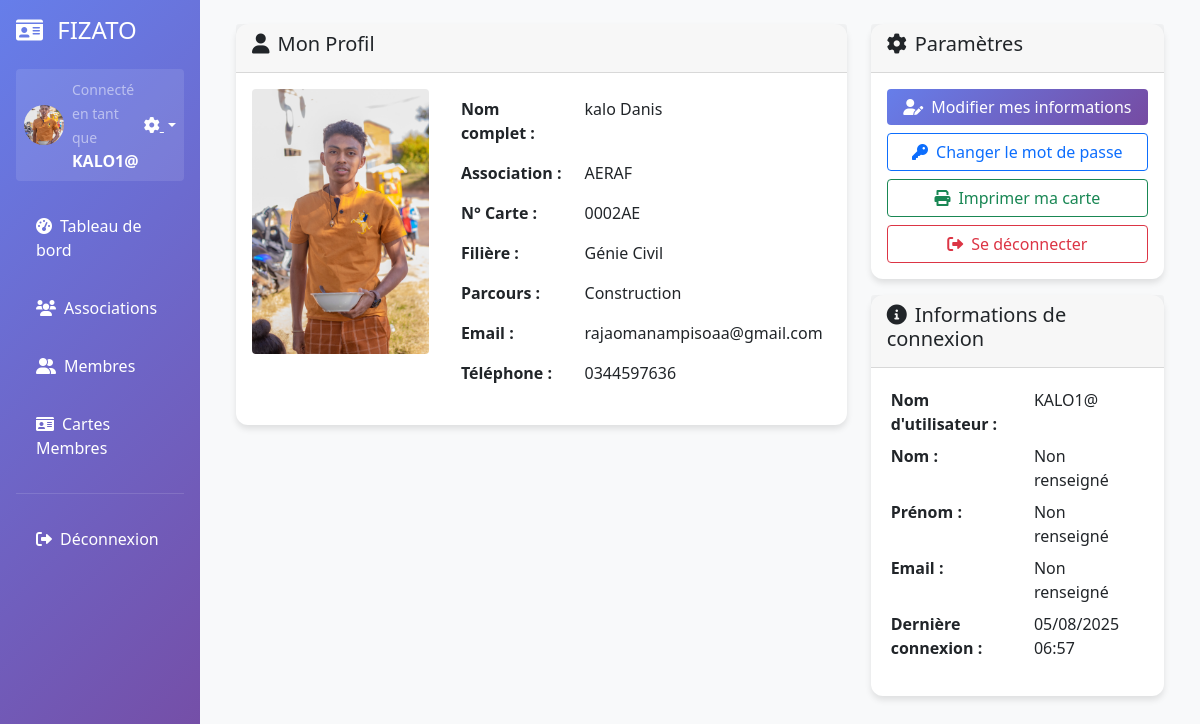
Page /profile/ (signed in) on the committed database.
### membres/models.py (models this page shows, shortened)
class Membre(models.Model):
    user = models.OneToOneField(User, on_delete=models.CASCADE, blank=True, null=True, verbose_name="Utilisateur", help_text="Compte utilisateur associé")
    association = models.ForeignKey(Association, on_delete=models.CASCADE, related_name='membres')
    nom = models.CharField(max_length=100, verbose_name="Nom du membre")
    prenom = models.CharField(max_length=100, verbose_name="Prénom du membre")
    numero_cin = models.CharField(
        max_length=20,
        verbose_name="N° CIN",
        unique=True,
        help_text="Numéro de Carte d'Identité Nationale"
    )
    filiere = models.CharField(max_length=100, verbose_name="Filière")
    parcours = models.CharField(max_length=100, verbose_name="Parcours")
    numero_carte = models.CharField(max_length=20, verbose_name="N°C", unique=True, blank=True)
    photo = models.ImageField(upload_to='photos/membres/', blank=True, null=True, verbose_name="Photo du membre")
    date_naissance = models.DateField(blank=True, null=True, verbose_name="Date de naissance")
    etablissement = models.CharField(max_length=150, blank=True, null=True, verbose_name="Établissement")
    adresse = models.CharField(max_length=255, blank=True, null=True, verbose_name="Adresse ou Cité universitaire")
    telephone = models.CharField(max_length=30, blank=True, null=True, verbose_name="Téléphone")
    email = models.EmailField(blank=True, null=True, verbose_name="Email")
    nom_facebook = models.CharField(max_length=100, blank=True, null=True, verbose_name="Nom Facebook")
    created_at = models.DateTimeField(auto_now_add=True)
    updated_at = models.DateTimeField(auto_now=True)
    class Meta:
        verbose_name = "Membre"
        verbose_name_plural = "Membres"
        ordering = ['-created_at']

class Association(models.Model):
    nom = models.CharField(max_length=200, verbose_name="Nom de l'Association")
    logo_association = models.ImageField(upload_to='logos/associations/', blank=True, null=True, verbose_name="Logo Association")
    logo_universite = models.ImageField(upload_to='logos/universites/', blank=True, null=True, verbose_name="Logo Université")
    logo_fizato = models.ImageField(upload_to='logos/fizato/', blank=True, null=True, verbose_name="Logo FI.ZA.TO")
    devise = models.CharField(max_length=500, verbose_name="Devise", blank=True, null=True)
    fondateurs = models.TextField(verbose_name="Fondateurs de l'association", default="",
                                 help_text="Séparez les noms par des virgules")
    description = models.TextField(verbose_name="Description", blank=True, null=True)
    date_creation = models.DateField(verbose_name="Date de création", default=timezone.now)
    created_at = models.DateTimeField(auto_now_add=True)
    class Meta:
        verbose_name = "Association"
        verbose_name_plural = "Associations"

### membres/views.py (the view)
# urls.py: path('profile/', views.profile_view, name='profile'),
@login_required
def profile_view(request):
    try:
        membre = request.user.membre
    except:
        membre = None
    context = {
        'membre': membre,
    }
    return render(request, 'membres/auth/profile.html', context)

### membres/templates/membres/auth/profile.html (shortened to what this page needs)
{% extends 'membres/base.html' %}
{% block content %}
<div class="row">
    <div class="col-md-8">
        <div class="card">
            <div class="card-header">
                <h5><i class="fas fa-user me-2"></i>Mon Profil</h5>
            </div>
            <div class="card-body">
                {% if membre %}
                    <div class="row">
                        <div class="col-md-4">
                            {% if membre.photo %}
                                <img src="{{ membre.photo.url }}" alt="Photo {{ membre.prenom }} {{ membre.nom }}" class="img-fluid rounded">
                            {% else %}
                                <div class="bg-light rounded p-4 text-center">
                                    <i class="fas fa-user fa-3x text-muted"></i>
                                    <p class="mt-2 text-muted">Aucune photo</p>
                                </div>
                            {% endif %}
                        </div>
                        <div class="col-md-8">
                            <table class="table table-borderless">
                                <tr>
                                    <td><strong>Nom complet :</strong></td>
                                    <td>{{ membre.prenom }} {{ membre.nom }}</td>
                                </tr>
                                <tr>
                                    <td><strong>Association :</strong></td>
                                    <td>{{ membre.association.nom }}</td>
                                </tr>
                                <tr>
                                    <td><strong>N° Carte :</strong></td>
                                    <td>{{ membre.numero_carte }}</td>
                                </tr>
                                <tr>
                                    <td><strong>Filière :</strong></td>
                                    <td>{{ membre.filiere }}</td>
                                </tr>
                                <tr>
                                    <td><strong>Parcours :</strong></td>
                                    <td>{{ membre.parcours }}</td>
                                </tr>
                                {% if membre.email %}
                                <tr>
                                    <td><strong>Email :</strong></td>
                                    <td>{{ membre.email }}</td>
                                </tr>
                                {% endif %}
                                {% if membre.telephone %}
                                <tr>
                                    <td><strong>Téléphone :</strong></td>
                                    <td>{{ membre.telephone }}</td>
                                </tr>
                                {% endif %}
                            </table>
                        </div>
                    </div>
                {% else %}
                    <div class="alert alert-warning">
                        <i class="fas fa-exclamation-triangle me-2"></i>
                        Aucun profil membre n'est associé à votre compte utilisateur.
                    </div>
                {% endif %}
            </div>
        </div>
    </div>
    <div class="col-md-4">
        <div class="card">
            <div class="card-header">
                <h5><i class="fas fa-cog me-2"></i>Paramètres</h5>
            </div>
            <div class="card-body">
                <div class="d-grid gap-2">
                    {% if membre %}
                    <a href="{% url 'modifier_mes_informations' %}" class="btn btn-primary">
                        <i class="fas fa-user-edit me-2"></i>Modifier mes informations
                    </a>
                    {% endif %}
                    <a href="{% url 'change_password' %}" class="btn btn-outline-primary">
                        <i class="fas fa-key me-2"></i>Changer le mot de passe
                    </a>
                    {% if membre %}
                    <a href="{% url 'print_carte_membre' membre.id %}" class="btn btn-outline-success" target="_blank">
                        <i class="fas fa-print me-2"></i>Imprimer ma carte
                    </a>
                    {% endif %}
                    <a href="#" class="btn btn-outline-danger" data-bs-toggle="modal" data-bs-target="#logoutModal">
                        <i class="fas fa-sign-out-alt me-2"></i>Se déconnecter
                    </a>
                </div>
            </div>
        </div>
        <div class="card mt-3">
            <div class="card-header">
                <h5><i class="fas fa-info-circle me-2"></i>Informations de connexion</h5>
            </div>
            <div class="card-body">
                <table class="table table-borderless table-sm">
                    <tr>
                        <td><strong>Nom d'utilisateur :</strong></td>
                        <td>{{ user.username }}</td>
                    </tr>
                    <tr>
                        <td><strong>Nom :</strong></td>
                        <td>{{ user.first_name|default:"Non renseigné" }}</td>
                    </tr>
                    <tr>
                        <td><strong>Prénom :</strong></td>
                        <td>{{ user.last_name|default:"Non renseigné" }}</td>
                    </tr>
                    <tr>
                        <td><strong>Email :</strong></td>
                        <td>{{ user.email|default:"Non renseigné" }}</td>
                    </tr>
                    <tr>
                        <td><strong>Dernière connexion :</strong></td>
                        <td>{{ user.last_login|date:"d/m/Y H:i"|default:"Jamais" }}</td>
                    </tr>
                </table>
            </div>
        </div>
    </div>
</div>
{% endblock %}

### membres/templates/membres/base.html (shortened to what this page needs)
<!DOCTYPE html>
<html lang="fr">
<head>
    <link href="https://cdn.jsdelivr.net/npm/bootstrap@5.1.3/dist/css/bootstrap.min.css" rel="stylesheet">
    <link href="https://cdnjs.cloudflare.com/ajax/libs/font-awesome/6.0.0/css/all.min.css" rel="stylesheet">
</head>
<body class="bg-light">
    <div class="container-fluid">
        <div class="row">
            <div class="col-md-3 col-lg-2 sidebar p-0">
                <div class="p-3">
                    <h4 class="text-white mb-4">
                        <a href="{% url 'admin:index' %}" class="text-white text-decoration-none admin-icon" title="Administration Django">
                            <i class="fas fa-id-card me-2"></i>
                        </a><a href="{% url 'detail_fizato' %}" class="text-white text-decoration-none" title="Détails FIZATO">FIZATO</a>
                    </h4>
                    {% if user.is_authenticated %}
                        <div class="user-status mb-3 p-2 rounded" style="background: rgba(255,255,255,0.1);">
                            <div class="d-flex align-items-center">
                                <div class="me-2">
                                    {% if user.membre and user.membre.photo %}
                                        <img src="{{ user.membre.photo.url }}" alt="Photo profil"
                                             class="rounded-circle" style="width: 40px; height: 40px; object-fit: cover;">
                                    {% else %}
                                        <i class="fas fa-user-circle fa-lg"></i>
                                    {% endif %}
                                </div>
                                <div class="flex-grow-1">
                                    <small class="text-white-50">Connecté en tant que</small>
                                    <div class="text-white fw-bold">{{ user.get_full_name|default:user.username }}</div>
                                </div>
                                <div class="dropdown">
                                    <a href="#" class="text-white dropdown-toggle" data-bs-toggle="dropdown" title="Options du profil">
                                        <i class="fas fa-cog"></i>
                                    </a>
                                </div>
                            </div>
                        </div>
                    {% endif %}
                    <nav class="nav flex-column">
                        <a class="nav-link" href="{% url 'dashboard' %}">
                            <i class="fas fa-tachometer-alt me-2"></i>Tableau de bord
                        </a>
                        <a class="nav-link" href="{% url 'liste_associations' %}">
                            <i class="fas fa-users me-2"></i>Associations
                        </a>
                        <a class="nav-link" href="{% url 'liste_membres' %}">
                            <i class="fas fa-user-friends me-2"></i>Membres
                        </a>
                        <a class="nav-link" href="{% url 'liste_cartes_membres' %}">
                            <i class="fas fa-id-card me-2"></i>Cartes Membres
                        </a>
                        {% if user.is_authenticated %}
                        <hr class="text-white-50">
                        <a class="nav-link" href="#" data-bs-toggle="modal" data-bs-target="#logoutModal">
                            <i class="fas fa-sign-out-alt me-2"></i>Déconnexion
                        </a>
                        {% endif %}
                    </nav>
                </div>
            </div>
            <div class="col-md-9 col-lg-10">
                <div class="p-4">
                    {% block content %}
                    {% endblock %}
                </div>
            </div>
        </div>
    </div>
</body>
</html>

### membres/templates/membres/base.html (style rules this page uses)
.sidebar { min-height: 100vh; background: linear-gradient(135deg, #667eea 0%, #764ba2 100%); }
.sidebar .nav-link { color: white; padding: 12px 20px; margin: 5px 0; border-radius: 8px; transition: all 0.3s; }
.card { box-shadow: 0 4px 6px rgba(0, 0, 0, 0.1); border: none; border-radius: 12px; }
.btn-primary { background: linear-gradient(135deg, #667eea 0%, #764ba2 100%); border: none; }

### rows in the picture
Membre: photo (picture), prenom "kalo", nom "Danis", association.nom "AERAF", numero_carte "0002AE", filiere "Génie Civil", parcours "Construction", email "rajaomanampisoaa@gmail.com", telephone "0344597636"

### other values in the picture
{{ user.get_full_name|default:user.username }} "KALO1@"
{{ user.username }} "KALO1@"
{{ user.first_name|default:"Non renseigné" }} "Non renseigné"
{{ user.last_name|default:"Non renseigné" }} "Non renseigné"
{{ user.email|default:"Non renseigné" }} "Non renseigné"
{{ user.last_login|date:"d/m/Y H:i"|default:"Jamais" }} "05/08/2025 06:57"
